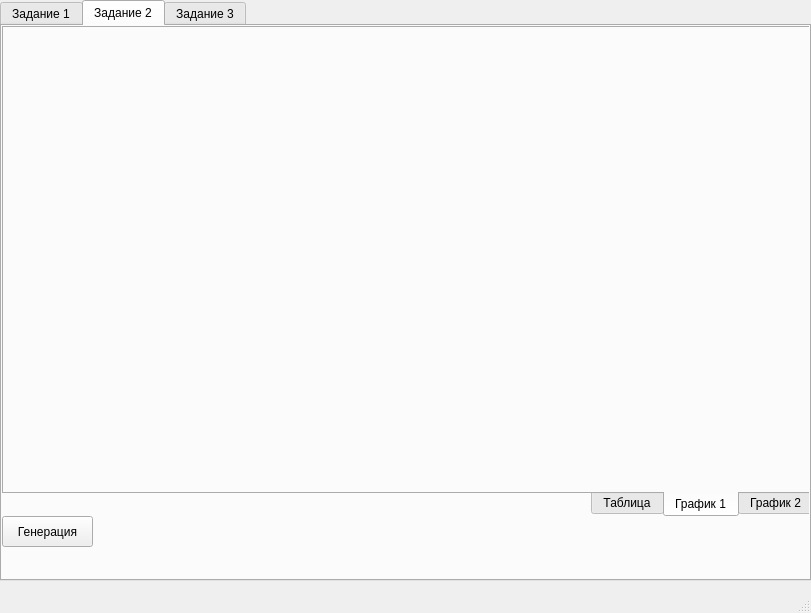
<?xml version="1.0" encoding="UTF-8"?>
<ui version="4.0">
 <class>MainWindow</class>
 <widget class="QMainWindow" name="MainWindow">
  <property name="geometry">
   <rect>
    <x>0</x>
    <y>0</y>
    <width>811</width>
    <height>613</height>
   </rect>
  </property>
  <property name="windowTitle">
   <string>MainWindow</string>
  </property>
  <widget class="QWidget" name="centralwidget">
   <widget class="QTabWidget" name="tableWidget">
    <property name="geometry">
     <rect>
      <x>0</x>
      <y>0</y>
      <width>811</width>
      <height>581</height>
     </rect>
    </property>
    <property name="cursor">
     <cursorShape>ArrowCursor</cursorShape>
    </property>
    <property name="mouseTracking">
     <bool>false</bool>
    </property>
    <property name="currentIndex">
     <number>1</number>
    </property>
    <widget class="QWidget" name="tab">
     <property name="cursor">
      <cursorShape>PointingHandCursor</cursorShape>
     </property>
     <attribute name="title">
      <string>Задание 1</string>
     </attribute>
     <widget class="QPushButton" name="genButton1">
      <property name="geometry">
       <rect>
        <x>0</x>
        <y>490</y>
        <width>91</width>
        <height>31</height>
       </rect>
      </property>
      <property name="cursor">
       <cursorShape>PointingHandCursor</cursorShape>
      </property>
      <property name="text">
       <string>Генерация</string>
      </property>
     </widget>
     <widget class="QPushButton" name="pushButton_2">
      <property name="geometry">
       <rect>
        <x>100</x>
        <y>490</y>
        <width>91</width>
        <height>31</height>
       </rect>
      </property>
      <property name="cursor">
       <cursorShape>PointingHandCursor</cursorShape>
      </property>
      <property name="text">
       <string>Очистить</string>
      </property>
     </widget>
     <widget class="QTabWidget" name="tabWidget_2">
      <property name="geometry">
       <rect>
        <x>0</x>
        <y>0</y>
        <width>811</width>
        <height>491</height>
       </rect>
      </property>
      <property name="sizePolicy">
       <sizepolicy hsizetype="Expanding" vsizetype="Expanding">
        <horstretch>34</horstretch>
        <verstretch>43</verstretch>
       </sizepolicy>
      </property>
      <property name="contextMenuPolicy">
       <enum>Qt::ContextMenuPolicy::DefaultContextMenu</enum>
      </property>
      <property name="toolTip">
       <string/>
      </property>
      <property name="layoutDirection">
       <enum>Qt::LayoutDirection::RightToLeft</enum>
      </property>
      <property name="tabPosition">
       <enum>QTabWidget::TabPosition::South</enum>
      </property>
      <property name="tabShape">
       <enum>QTabWidget::TabShape::Rounded</enum>
      </property>
      <property name="currentIndex">
       <number>2</number>
      </property>
      <property name="elideMode">
       <enum>Qt::TextElideMode::ElideRight</enum>
      </property>
      <property name="usesScrollButtons">
       <bool>false</bool>
      </property>
      <property name="documentMode">
       <bool>false</bool>
      </property>
      <property name="tabBarAutoHide">
       <bool>false</bool>
      </property>
      <widget class="QWidget" name="tab_4">
       <attribute name="title">
        <string>График 2</string>
       </attribute>
       <widget class="QChartView" name="widget_2" native="true">
        <property name="geometry">
         <rect>
          <x>9</x>
          <y>9</y>
          <width>781</width>
          <height>441</height>
         </rect>
        </property>
       </widget>
      </widget>
      <widget class="QWidget" name="tab_5">
       <attribute name="title">
        <string>График 1</string>
       </attribute>
       <widget class="QChartView" name="widget" native="true">
        <property name="geometry">
         <rect>
          <x>10</x>
          <y>10</y>
          <width>781</width>
          <height>441</height>
         </rect>
        </property>
       </widget>
      </widget>
      <widget class="QWidget" name="tab_6">
       <property name="cursor">
        <cursorShape>PointingHandCursor</cursorShape>
       </property>
       <attribute name="title">
        <string>Таблица</string>
       </attribute>
       <widget class="QTableWidget" name="tableWidget_2">
        <property name="enabled">
         <bool>true</bool>
        </property>
        <property name="geometry">
         <rect>
          <x>0</x>
          <y>10</y>
          <width>811</width>
          <height>461</height>
         </rect>
        </property>
        <property name="sizePolicy">
         <sizepolicy hsizetype="Maximum" vsizetype="Maximum">
          <horstretch>0</horstretch>
          <verstretch>0</verstretch>
         </sizepolicy>
        </property>
        <property name="layoutDirection">
         <enum>Qt::LayoutDirection::LeftToRight</enum>
        </property>
        <column>
         <property name="text">
          <string>N</string>
         </property>
        </column>
        <column>
         <property name="text">
          <string>Pi</string>
         </property>
        </column>
        <column>
         <property name="text">
          <string>Отклонения</string>
         </property>
        </column>
       </widget>
      </widget>
     </widget>
    </widget>
    <widget class="QWidget" name="tab_2">
     <property name="cursor">
      <cursorShape>PointingHandCursor</cursorShape>
     </property>
     <attribute name="title">
      <string>Задание 2</string>
     </attribute>
     <widget class="QTabWidget" name="tabWidget_3">
      <property name="geometry">
       <rect>
        <x>0</x>
        <y>0</y>
        <width>811</width>
        <height>491</height>
       </rect>
      </property>
      <property name="sizePolicy">
       <sizepolicy hsizetype="Expanding" vsizetype="Expanding">
        <horstretch>34</horstretch>
        <verstretch>43</verstretch>
       </sizepolicy>
      </property>
      <property name="contextMenuPolicy">
       <enum>Qt::ContextMenuPolicy::DefaultContextMenu</enum>
      </property>
      <property name="toolTip">
       <string/>
      </property>
      <property name="layoutDirection">
       <enum>Qt::LayoutDirection::RightToLeft</enum>
      </property>
      <property name="tabPosition">
       <enum>QTabWidget::TabPosition::South</enum>
      </property>
      <property name="tabShape">
       <enum>QTabWidget::TabShape::Rounded</enum>
      </property>
      <property name="currentIndex">
       <number>1</number>
      </property>
      <property name="elideMode">
       <enum>Qt::TextElideMode::ElideRight</enum>
      </property>
      <property name="usesScrollButtons">
       <bool>false</bool>
      </property>
      <property name="documentMode">
       <bool>false</bool>
      </property>
      <property name="tabBarAutoHide">
       <bool>false</bool>
      </property>
      <widget class="QWidget" name="tab_10">
       <attribute name="title">
        <string>График 2</string>
       </attribute>
       <widget class="QChartView" name="widget_5" native="true">
        <property name="geometry">
         <rect>
          <x>9</x>
          <y>9</y>
          <width>781</width>
          <height>441</height>
         </rect>
        </property>
       </widget>
      </widget>
      <widget class="QWidget" name="tab_11">
       <attribute name="title">
        <string>График 1</string>
       </attribute>
       <widget class="QChartView" name="widget_6" native="true">
        <property name="geometry">
         <rect>
          <x>10</x>
          <y>10</y>
          <width>781</width>
          <height>441</height>
         </rect>
        </property>
       </widget>
      </widget>
      <widget class="QWidget" name="tab_12">
       <property name="cursor">
        <cursorShape>PointingHandCursor</cursorShape>
       </property>
       <attribute name="title">
        <string>Таблица</string>
       </attribute>
       <widget class="QTableWidget" name="tableWidget_3">
        <property name="enabled">
         <bool>true</bool>
        </property>
        <property name="geometry">
         <rect>
          <x>0</x>
          <y>10</y>
          <width>811</width>
          <height>461</height>
         </rect>
        </property>
        <property name="sizePolicy">
         <sizepolicy hsizetype="Maximum" vsizetype="Maximum">
          <horstretch>0</horstretch>
          <verstretch>0</verstretch>
         </sizepolicy>
        </property>
        <property name="layoutDirection">
         <enum>Qt::LayoutDirection::LeftToRight</enum>
        </property>
        <column>
         <property name="text">
          <string>N</string>
         </property>
        </column>
        <column>
         <property name="text">
          <string>Pi</string>
         </property>
        </column>
        <column>
         <property name="text">
          <string>Отклонения</string>
         </property>
        </column>
       </widget>
      </widget>
     </widget>
     <widget class="QPushButton" name="genButton1_2">
      <property name="geometry">
       <rect>
        <x>0</x>
        <y>490</y>
        <width>91</width>
        <height>31</height>
       </rect>
      </property>
      <property name="cursor">
       <cursorShape>PointingHandCursor</cursorShape>
      </property>
      <property name="text">
       <string>Генерация</string>
      </property>
     </widget>
    </widget>
    <widget class="QWidget" name="tab_3">
     <property name="cursor">
      <cursorShape>PointingHandCursor</cursorShape>
     </property>
     <attribute name="title">
      <string>Задание 3</string>
     </attribute>
    </widget>
   </widget>
  </widget>
  <widget class="QMenuBar" name="menubar">
   <property name="geometry">
    <rect>
     <x>0</x>
     <y>0</y>
     <width>811</width>
     <height>23</height>
    </rect>
   </property>
  </widget>
  <widget class="QStatusBar" name="statusbar"/>
 </widget>
 <customwidgets>
  <customwidget>
   <class>QChartView</class>
   <extends>QWidget</extends>
   <header>QtCharts/QChartView</header>
   <container>1</container>
  </customwidget>
 </customwidgets>
 <resources/>
 <connections/>
</ui>
